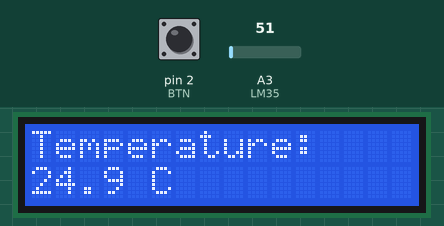
Simulated run of this sketch. Board: Arduino Uno, built with avr-gcc and run on an emulated ATmega328P. Parts: 16×2 character LCD. Inputs (shaded band) come from the test bench; at power-on: pin 2 (BTN) HIGH, A3 (LM35) = 51.

Above: at 1.2 s.
1.3 s: pin 2 (BTN) pulled LOW for 3.2 s
At 2.8 s:
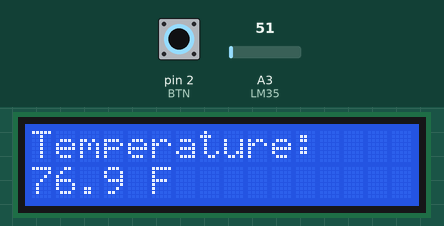
6.3 s: A3 (LM35) set to 61
At 7.7 s:
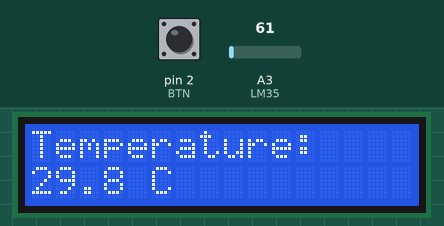
8.0 s: pin 2 (BTN) pulled LOW for 1 s
At 9.4 s:
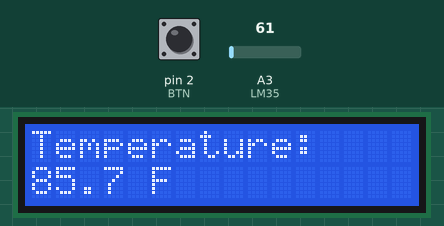
10.5 s: A3 (LM35) set to 71
At 11.7 s:
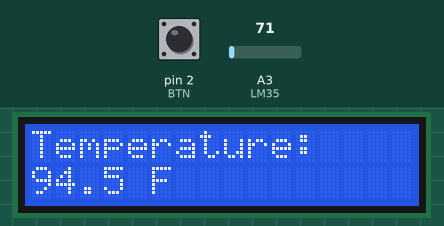
12.4 s: A3 (LM35) set to 86
At 13.2 s:
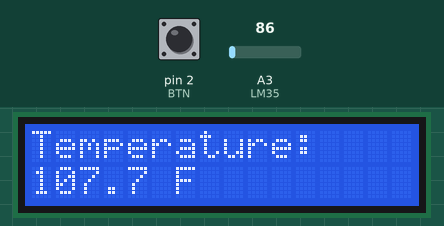
Timing chart, 0 to 15.1 s (numbered marks = the images above; inputs shaded):
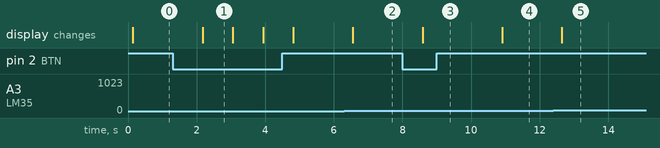

Measured:
- after the input at 1.3 s, the display: changes after 0.88 s (image 1)
- after the input at 6.3 s, the display: changes after 0.25 s (image 2)
- after the input at 8.0 s, the display: changes after 0.59 s (image 3)
- after the input at 10.5 s, the display: changes after 0.40 s (image 4)
- after the input at 12.4 s, the display: changes after 0.24 s (image 5)
- what the display in image 1 shows lasts 0.9 s, from 2.2 s to 3.1 s

The sketch:

lm35_lcd_thermometer.ino
```cpp
// Reads an LM35 temperature sensor, averages samples for stability, displays the temperature on an I2C 16x2 LCD, and toggles between Celsius and Fahrenheit using a pushbutton.
//
// Full tutorial: https://shillehtek.com/blogs/news/arduino-uno-lm35-lcd-thermometer-c-f-toggle
// Parts used: https://shillehtek.com/products/arduino-uno-r3-starter-kit
//             https://shillehtek.com/products/shillehtek-lcd1602-16x2-character-display-module
//             https://shillehtek.com/products/pcf8574-i2c-serial-interface-adapter-module-for-1602-2004-lcd
// More examples: https://github.com/shillehbean/shillehtek-examples
//

#include <LiquidCrystal_I2C.h>
LiquidCrystal_I2C lcd(0x27, 16, 2);

const int LM35 = A3;
const int BTN  = 2;
bool fahrenheit = false;

void setup() {
  lcd.init(); lcd.backlight();
  pinMode(BTN, INPUT_PULLUP);
}

void loop() {
  if (digitalRead(BTN) == LOW) {          // toggle units
    fahrenheit = !fahrenheit;
    delay(300);
  }

  long sum = 0;                            // average 10 samples for a steady reading
  for (int i = 0; i < 10; i++) { sum += analogRead(LM35); delay(5); }
  float voltage = (sum / 10.0) * (5.0 / 1023.0);
  float tempC = voltage * 100.0;           // 10 mV per degree C

  lcd.setCursor(0, 0);
  lcd.print("Temperature:    ");
  lcd.setCursor(0, 1);
  if (fahrenheit) { lcd.print(tempC * 9.0 / 5.0 + 32.0, 1); lcd.print(" F      "); }
  else            { lcd.print(tempC, 1);                     lcd.print(" C      "); }

  delay(500);
}
```
